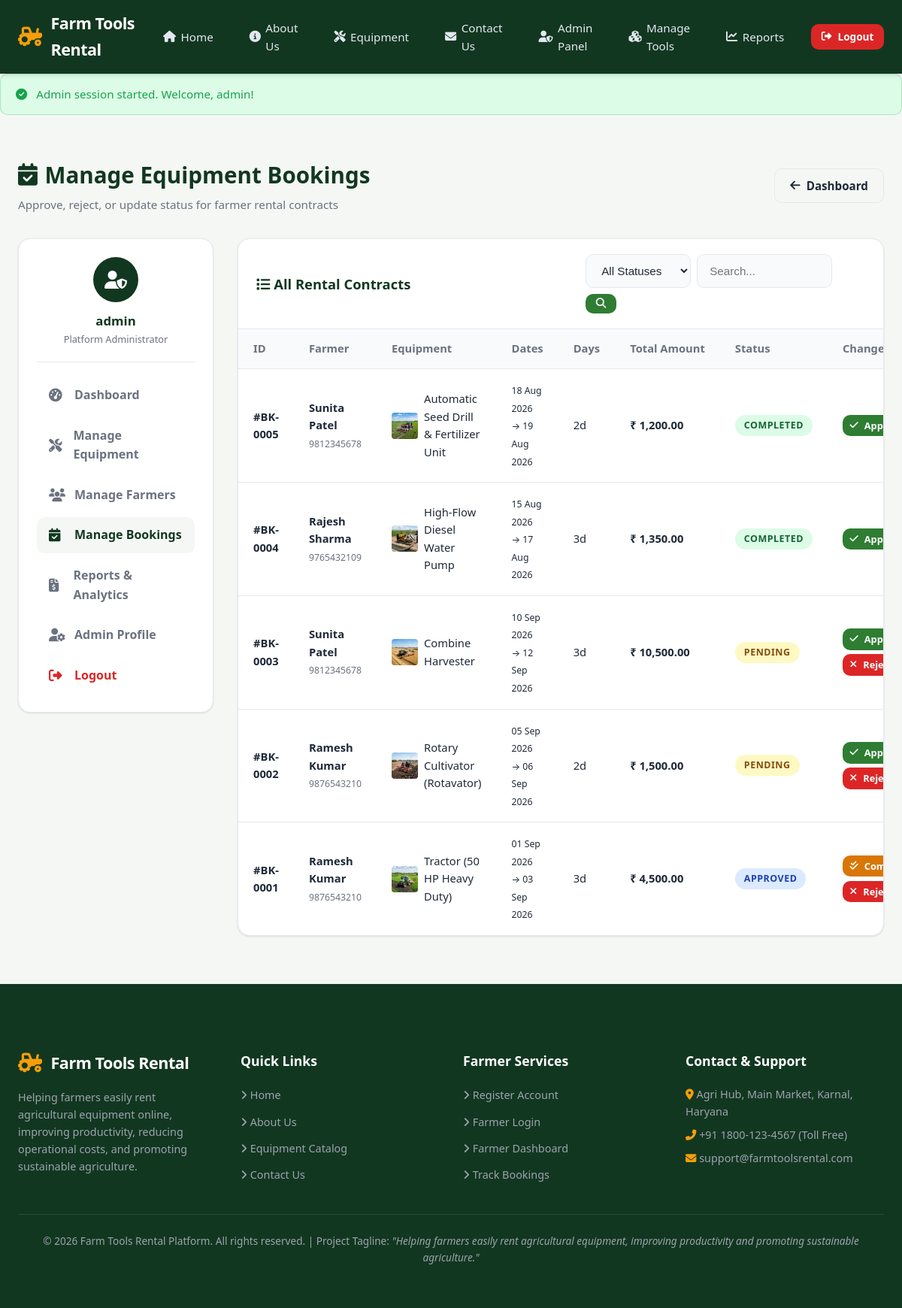
The app's page /admin/bookings.php (signed in) with its own data.
### tables this page shows
CREATE TABLE `bookings` (
  `id` INT(11) NOT NULL AUTO_INCREMENT,
  `farmer_id` INT(11) NOT NULL,
  `equipment_id` INT(11) NOT NULL,
  `start_date` DATE NOT NULL,
  `end_date` DATE NOT NULL,
  `days` INT(11) NOT NULL,
  `total_amount` DECIMAL(10,2) NOT NULL,
  `status` ENUM('Pending','Approved','Rejected','Completed') NOT NULL DEFAULT 'Pending',
  `created_at` DATETIME DEFAULT CURRENT_TIMESTAMP,
  PRIMARY KEY (`id`),
  KEY `farmer_id` (`farmer_id`),
  KEY `equipment_id` (`equipment_id`),
  CONSTRAINT `fk_bookings_farmer` FOREIGN KEY (`farmer_id`) REFERENCES `farmers` (`id`) ON DELETE CASCADE,
  CONSTRAINT `fk_bookings_equipment` FOREIGN KEY (`equipment_id`) REFERENCES `equipment` (`id`) ON DELETE CASCADE
);

CREATE TABLE `farmers` (
  `id` INT(11) NOT NULL AUTO_INCREMENT,
  `name` VARCHAR(100) NOT NULL,
  `email` VARCHAR(100) NOT NULL UNIQUE,
  `phone` VARCHAR(20) NOT NULL,
  `address` TEXT NOT NULL,
  `password` VARCHAR(255) NOT NULL,
  `created_at` DATETIME DEFAULT CURRENT_TIMESTAMP,
  PRIMARY KEY (`id`)
);

CREATE TABLE `equipment` (
  `id` INT(11) NOT NULL AUTO_INCREMENT,
  `name` VARCHAR(100) NOT NULL,
  `category` VARCHAR(50) NOT NULL,
  `description` TEXT NOT NULL,
  `price_per_day` DECIMAL(10,2) NOT NULL,
  `availability` ENUM('Available','Unavailable','Maintenance') NOT NULL DEFAULT 'Available',
  `image` VARCHAR(255) DEFAULT 'default_equipment.jpg',
  `created_at` DATETIME DEFAULT CURRENT_TIMESTAMP,
  PRIMARY KEY (`id`)
);

### admin/bookings.php (the view, shortened to what this page needs)
<?php
require_once __DIR__ . '/../config/database.php';
require_once __DIR__ . '/../includes/auth.php';
$search        = trim($_GET['search'] ?? '');
$bookings      = [];
try {
    $sql = "
        SELECT b.*, f.name AS farmer_name, f.email AS farmer_email, f.phone AS farmer_phone,
               e.name AS equipment_name, e.category, e.image AS equipment_image, e.price_per_day
        FROM bookings b
        JOIN farmers f ON b.farmer_id = f.id
        JOIN equipment e ON b.equipment_id = e.id
        WHERE 1=1
    ";
    $params = [];
    $sql .= " ORDER BY b.id DESC";
    $stmt = $conn->prepare($sql);
    $stmt->execute($params);
    $bookings = $stmt->fetchAll();
} catch (Exception $e) {
    $bookings = [];
}
require_once __DIR__ . '/../includes/header.php';
?>
<div class="container">
  <div class="page-header" style="display: flex; justify-content: space-between; align-items: center; flex-wrap: wrap; gap: 1rem;">
    <div>
      <h1 class="page-title"><i class="fas fa-calendar-check"></i> Manage Equipment Bookings</h1>
      <p class="page-subtitle">Approve, reject, or update status for farmer rental contracts</p>
    </div>
    <a href="dashboard.php" class="btn btn-outline-dark"><i class="fas fa-arrow-left"></i> Dashboard</a>
  </div>
  <div class="dashboard-layout">
    <aside class="sidebar">
      <div class="sidebar-user">
        <div class="user-avatar" style="background: var(--primary-dark);"><i class="fas fa-user-shield"></i></div>
        <h4 style="font-size: 1.05rem; color: var(--primary-dark); font-weight: 700;"><?php echo htmlspecialchars($_SESSION['admin_username']); ?></h4>
        <p style="font-size: 0.8rem; color: var(--text-muted);">Platform Administrator</p>
      </div>
      <ul class="sidebar-menu">
        <li><a href="dashboard.php" class="sidebar-link"><i class="fas fa-tachometer-alt"></i> Dashboard</a></li>
        <li><a href="equipment.php" class="sidebar-link"><i class="fas fa-tools"></i> Manage Equipment</a></li>
        <li><a href="farmers.php" class="sidebar-link"><i class="fas fa-users"></i> Manage Farmers</a></li>
        <li><a href="bookings.php" class="sidebar-link active"><i class="fas fa-calendar-check"></i> Manage Bookings</a></li>
        <li><a href="reports.php" class="sidebar-link"><i class="fas fa-file-invoice-dollar"></i> Reports &amp; Analytics</a></li>
        <li><a href="profile.php" class="sidebar-link"><i class="fas fa-user-cog"></i> Admin Profile</a></li>
        <li><a href="logout.php" class="sidebar-link" style="color: var(--danger);"><i class="fas fa-sign-out-alt"></i> Logout</a></li>
      </ul>
    </aside>
    <div class="table-card">
      <div class="table-header">
        <h3 class="table-title"><i class="fas fa-list"></i> All Rental Contracts</h3>
        <form action="bookings.php" method="GET" style="display: flex; gap: 0.5rem; flex-wrap: wrap;">
          <select name="status" class="form-control form-control-sm" style="max-width: 140px;" onchange="this.form.submit()">
            <option value="">All Statuses</option>
          </select>
          <input type="text" name="search" class="form-control form-control-sm" placeholder="Search..." value="<?php echo htmlspecialchars($search); ?>" style="max-width: 180px;">
          <button type="submit" class="btn btn-primary btn-sm"><i class="fas fa-search"></i></button>
        </form>
      </div>
      <div class="table-responsive">
        <table class="custom-table">
          <thead>
            <tr>
              <th>ID</th>
              <th>Farmer</th>
              <th>Equipment</th>
              <th>Dates</th>
              <th>Days</th>
              <th>Total Amount</th>
              <th>Status</th>
              <th>Change Status</th>
            </tr>
          </thead>
          <tbody>
            <?php if (!empty($bookings)): ?>
              <?php foreach ($bookings as $b): ?>
                <tr>
                  <td><strong>#BK-<?php echo str_pad($b['id'], 4, '0', STR_PAD_LEFT); ?></strong></td>
                  <td>
                    <strong><?php echo htmlspecialchars($b['farmer_name']); ?></strong><br>
                    <small style="color: var(--text-muted);"><?php echo htmlspecialchars($b['farmer_phone']); ?></small>
                  </td>
                  <td>
                    <div style="display: flex; align-items: center; gap: 0.5rem;">
                      <img src="../images/equipment/<?php echo htmlspecialchars($b['equipment_image']); ?>" alt="" style="width: 35px; height: 35px; border-radius: 4px; object-fit: cover;" onerror="this.src='../images/equipment/default_equipment.jpg'">
                      <span><?php echo htmlspecialchars($b['equipment_name']); ?></span>
                    </div>
                  </td>
                  <td><small><?php echo date('d M Y', strtotime($b['start_date'])); ?><br>&rarr; <?php echo date('d M Y', strtotime($b['end_date'])); ?></small></td>
                  <td><?php echo $b['days']; ?>d</td>
                  <td><strong>₹ <?php echo number_format($b['total_amount'], 2); ?></strong></td>
                  <td>
                    <?php
                      $st = $b['status'];
                      $cls = strtolower($st);
                      echo "<span class='status-pill status-{$cls}'>{$st}</span>";
                    ?>
                  </td>
                  <td>
                    <div style="display: flex; gap: 0.35rem; flex-wrap: wrap;">
                      <?php if ($b['status'] !== 'Approved'): ?>
                        <a href="update_booking_status.php?id=<?php echo $b['id']; ?>&status=Approved" class="btn btn-primary btn-sm" style="padding: 0.25rem 0.6rem; font-size: 0.8rem;" title="Approve Booking"><i class="fas fa-check"></i> Approve</a>
                      <?php endif; ?>
                      <?php if ($b['status'] !== 'Completed' && $b['status'] === 'Approved'): ?>
                        <a href="update_booking_status.php?id=<?php echo $b['id']; ?>&status=Completed" class="btn btn-accent btn-sm" style="padding: 0.25rem 0.6rem; font-size: 0.8rem;" title="Mark Completed"><i class="fas fa-check-double"></i> Complete</a>
                      <?php endif; ?>
                      <?php if ($b['status'] !== 'Rejected' && $b['status'] !== 'Completed'): ?>
                        <a href="update_booking_status.php?id=<?php echo $b['id']; ?>&status=Rejected" class="btn btn-danger btn-sm" style="padding: 0.25rem 0.6rem; font-size: 0.8rem;" title="Reject Booking" onclick="return confirm('Reject this booking request?');"><i class="fas fa-times"></i> Reject</a>
                      <?php endif; ?>
                    </div>
                  </td>
                </tr>
              <?php endforeach; ?>
            <?php else: ?>
              <tr>
                <td colspan="8" style="text-align: center; color: var(--text-muted); padding: 3rem;">No booking contracts found matching your filters.</td>
              </tr>
            <?php endif; ?>
          </tbody>
        </table>
      </div>
    </div>
  </div>
</div>
<?php require_once __DIR__ . '/../includes/footer.php'; ?>

### records on screen
bookings: id "0005", farmer.name "Sunita Patel", farmer.phone "9812345678", equipment.image (picture), equipment.name "Automatic Seed Drill & Fertilizer Unit", start_date "18 Aug 2026", end_date "19 Aug 2026", days "2", total_amount "1,200.00", status "COMPLETED"
bookings: id "0004", farmer.name "Rajesh Sharma", farmer.phone "9765432109", equipment.image (picture), equipment.name "High-Flow Diesel Water Pump", start_date "15 Aug 2026", end_date "17 Aug 2026", days "3", total_amount "1,350.00", status "COMPLETED"
bookings: id "0003", farmer.name "Sunita Patel", farmer.phone "9812345678", equipment.image (picture), equipment.name "Combine Harvester", start_date "10 Sep 2026", end_date "12 Sep 2026", days "3", total_amount "10,500.00", status "PENDING"
bookings: id "0002", farmer.name "Ramesh Kumar", farmer.phone "9876543210", equipment.image (picture), equipment.name "Rotary Cultivator (Rotavator)", start_date "05 Sep 2026", end_date "06 Sep 2026", days "2", total_amount "1,500.00", status "PENDING"
bookings: id "0001", farmer.name "Ramesh Kumar", farmer.phone "9876543210", equipment.image (picture), equipment.name "Tractor (50 HP Heavy Duty)", start_date "01 Sep 2026", end_date "03 Sep 2026", days "3", total_amount "4,500.00", status "APPROVED"

### other values on screen
$_SESSION['flash_success'] "Admin session started. Welcome, admin!"
$_SESSION['admin_username'] "admin"
